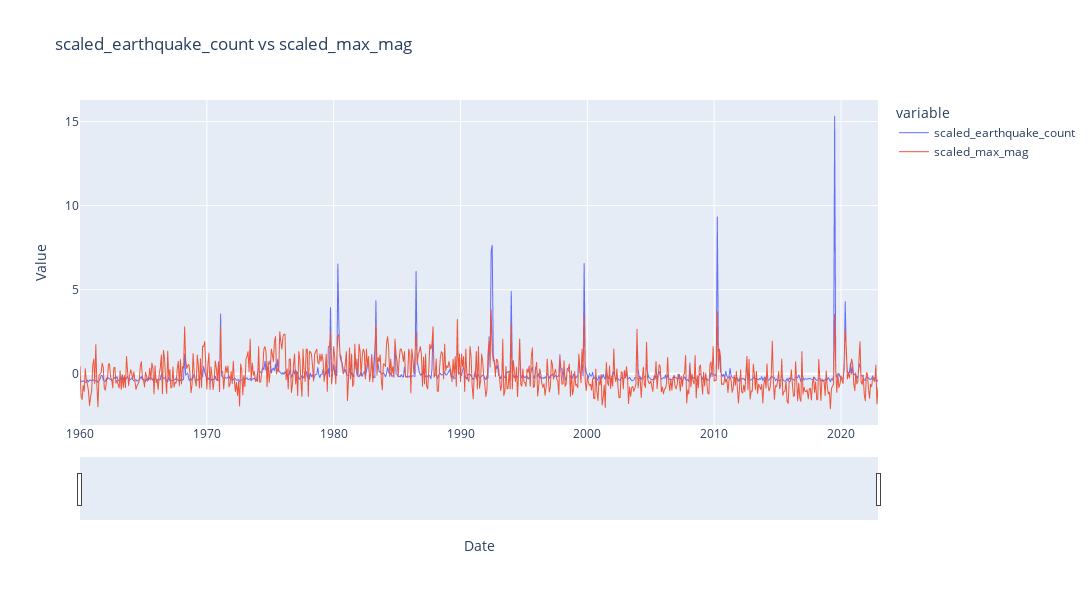

Notebook cell for this chart:
### Code cell
merged_earthquake_data['Date'] = pd.to_datetime(merged_earthquake_data['Date'])

# Create a Plotly figure
fig = px.line(merged_earthquake_data, x='Date', y=['scaled_earthquake_count', 'scaled_max_mag'], labels={'value': 'Value'}, title='scaled_earthquake_count vs scaled_max_mag')
fig.update_layout(
    width=1200,
    height=600,
)

fig.update_traces(line=dict(width=1.0))
# Add interactivity
fig.update_xaxes(rangeslider_visible=True)
fig.update_layout(dragmode='pan', hovermode='x')

# Show the interactive plot
fig.show()

### Figure 1 — Plotly figure (JSON) as saved in the notebook; plotly's stock layout.template omitted (floating-point values rounded to 4 significant figures; data arrays with more than 128 entries replaced by an {"elided": "..."} marker saying what was removed)
{"data": [{"hovertemplate": "variable=scaled_earthquake_count<br>Date=%{x}<br>Value=%{y}<extra></extra>", "legendgroup": "scaled_earthquake_count", "line": {"color": "#636efa", "dash": "solid", "width": 1}, "marker": {"symbol": "circle"}, "mode": "lines", "name": "scaled_earthquake_count", "showlegend": true, "type": "scattergl", "x": {"elided": "756 str values"}, "xaxis": "x", "y": {"elided": "756 float values"}, "yaxis": "y"}, {"hovertemplate": "variable=scaled_max_mag<br>Date=%{x}<br>Value=%{y}<extra></extra>", "legendgroup": "scaled_max_mag", "line": {"color": "#EF553B", "dash": "solid", "width": 1}, "marker": {"symbol": "circle"}, "mode": "lines", "name": "scaled_max_mag", "showlegend": true, "type": "scattergl", "x": {"elided": "756 str values"}, "xaxis": "x", "y": {"elided": "756 float values"}, "yaxis": "y"}], "layout": {"dragmode": "pan", "height": 600, "hovermode": "x", "legend": {"title": {"text": "variable"}, "tracegroupgap": 0}, "title": {"text": "scaled_earthquake_count vs scaled_max_mag"}, "width": 1200, "xaxis": {"anchor": "y", "domain": [0, 1], "rangeslider": {"visible": true}, "title": {"text": "Date"}}, "yaxis": {"anchor": "x", "domain": [0, 1], "title": {"text": "Value"}}}}
